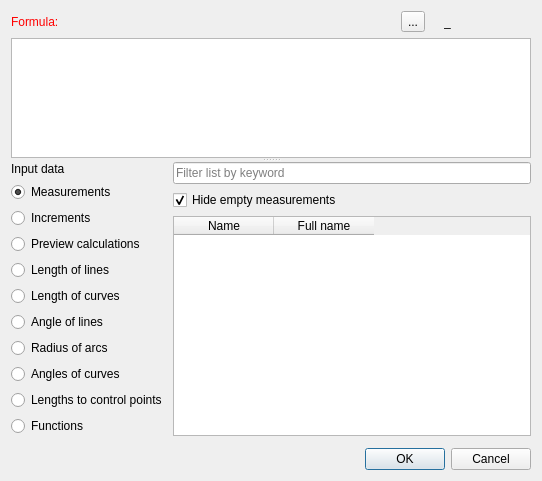
<?xml version="1.0" encoding="UTF-8"?>
<ui version="4.0">
 <class>DialogEditWrongFormula</class>
 <widget class="QDialog" name="DialogEditWrongFormula">
  <property name="windowModality">
   <enum>Qt::WindowModal</enum>
  </property>
  <property name="geometry">
   <rect>
    <x>0</x>
    <y>0</y>
    <width>542</width>
    <height>481</height>
   </rect>
  </property>
  <property name="windowTitle">
   <string>Edit formula</string>
  </property>
  <property name="windowIcon">
   <iconset resource="../../../vmisc/share/resources/icon.qrc">
    <normaloff>:/icon/64x64/icon64x64.png</normaloff>:/icon/64x64/icon64x64.png</iconset>
  </property>
  <property name="modal">
   <bool>true</bool>
  </property>
  <layout class="QVBoxLayout" name="verticalLayout_5">
   <item>
    <layout class="QHBoxLayout" name="horizontalLayout_2">
     <item alignment="Qt::AlignLeft">
      <widget class="QLabel" name="labelEditFormula">
       <property name="sizePolicy">
        <sizepolicy hsizetype="Fixed" vsizetype="Preferred">
         <horstretch>0</horstretch>
         <verstretch>0</verstretch>
        </sizepolicy>
       </property>
       <property name="palette">
        <palette>
         <active>
          <colorrole role="WindowText">
           <brush brushstyle="SolidPattern">
            <color alpha="255">
             <red>255</red>
             <green>0</green>
             <blue>0</blue>
            </color>
           </brush>
          </colorrole>
         </active>
         <inactive>
          <colorrole role="WindowText">
           <brush brushstyle="SolidPattern">
            <color alpha="255">
             <red>255</red>
             <green>0</green>
             <blue>0</blue>
            </color>
           </brush>
          </colorrole>
         </inactive>
         <disabled>
          <colorrole role="WindowText">
           <brush brushstyle="SolidPattern">
            <color alpha="255">
             <red>159</red>
             <green>158</green>
             <blue>158</blue>
            </color>
           </brush>
          </colorrole>
         </disabled>
        </palette>
       </property>
       <property name="text">
        <string>Formula:</string>
       </property>
      </widget>
     </item>
     <item>
      <spacer name="horizontalSpacer">
       <property name="orientation">
        <enum>Qt::Horizontal</enum>
       </property>
       <property name="sizeHint" stdset="0">
        <size>
         <width>40</width>
         <height>20</height>
        </size>
       </property>
      </spacer>
     </item>
     <item alignment="Qt::AlignRight">
      <widget class="QToolButton" name="toolButtonPutHere">
       <property name="toolTip">
        <string>Insert variable into formula</string>
       </property>
       <property name="text">
        <string notr="true">...</string>
       </property>
       <property name="icon">
        <iconset resource="../../../vmisc/share/resources/icon.qrc">
         <normaloff>:/icon/24x24/putHere.png</normaloff>:/icon/24x24/putHere.png</iconset>
       </property>
       <property name="iconSize">
        <size>
         <width>24</width>
         <height>24</height>
        </size>
       </property>
      </widget>
     </item>
     <item alignment="Qt::AlignRight">
      <widget class="QLabel" name="label">
       <property name="text">
        <string/>
       </property>
       <property name="pixmap">
        <pixmap resource="../../../vmisc/share/resources/icon.qrc">:/icon/24x24/equal.png</pixmap>
       </property>
      </widget>
     </item>
     <item alignment="Qt::AlignRight">
      <widget class="QLabel" name="labelResultCalculation">
       <property name="sizePolicy">
        <sizepolicy hsizetype="Fixed" vsizetype="Preferred">
         <horstretch>0</horstretch>
         <verstretch>0</verstretch>
        </sizepolicy>
       </property>
       <property name="minimumSize">
        <size>
         <width>87</width>
         <height>0</height>
        </size>
       </property>
       <property name="toolTip">
        <string>Value</string>
       </property>
       <property name="whatsThis">
        <string notr="true"/>
       </property>
       <property name="text">
        <string notr="true">_</string>
       </property>
      </widget>
     </item>
    </layout>
   </item>
   <item>
    <widget class="QSplitter" name="splitter">
     <property name="orientation">
      <enum>Qt::Vertical</enum>
     </property>
     <widget class="VPlainTextEdit" name="plainTextEditFormula">
      <property name="sizePolicy">
       <sizepolicy hsizetype="Expanding" vsizetype="Preferred">
        <horstretch>0</horstretch>
        <verstretch>0</verstretch>
       </sizepolicy>
      </property>
      <property name="baseSize">
       <size>
        <width>0</width>
        <height>0</height>
       </size>
      </property>
      <property name="toolTip">
       <string>Calculation</string>
      </property>
      <property name="tabChangesFocus">
       <bool>true</bool>
      </property>
     </widget>
     <widget class="QWidget" name="">
      <layout class="QVBoxLayout" name="verticalLayout_4" stretch="3,1">
       <item>
        <layout class="QHBoxLayout" name="horizontalLayout_3">
         <item>
          <layout class="QVBoxLayout" name="verticalLayout_2">
           <item>
            <layout class="QVBoxLayout" name="verticalLayout_3">
             <item>
              <widget class="QLabel" name="label_8">
               <property name="sizePolicy">
                <sizepolicy hsizetype="Preferred" vsizetype="Preferred">
                 <horstretch>0</horstretch>
                 <verstretch>0</verstretch>
                </sizepolicy>
               </property>
               <property name="text">
                <string>Input data</string>
               </property>
              </widget>
             </item>
             <item>
              <widget class="QRadioButton" name="radioButtonStandardTable">
               <property name="sizePolicy">
                <sizepolicy hsizetype="Minimum" vsizetype="Expanding">
                 <horstretch>0</horstretch>
                 <verstretch>0</verstretch>
                </sizepolicy>
               </property>
               <property name="text">
                <string>Measurements</string>
               </property>
               <property name="checked">
                <bool>true</bool>
               </property>
              </widget>
             </item>
             <item>
              <widget class="QRadioButton" name="radioButtonIncrements">
               <property name="sizePolicy">
                <sizepolicy hsizetype="Minimum" vsizetype="Expanding">
                 <horstretch>0</horstretch>
                 <verstretch>0</verstretch>
                </sizepolicy>
               </property>
               <property name="text">
                <string>Increments</string>
               </property>
              </widget>
             </item>
             <item>
              <widget class="QRadioButton" name="radioButtonPC">
               <property name="text">
                <string>Preview calculations</string>
               </property>
              </widget>
             </item>
             <item>
              <widget class="QRadioButton" name="radioButtonLengthLine">
               <property name="enabled">
                <bool>true</bool>
               </property>
               <property name="sizePolicy">
                <sizepolicy hsizetype="Minimum" vsizetype="Expanding">
                 <horstretch>0</horstretch>
                 <verstretch>0</verstretch>
                </sizepolicy>
               </property>
               <property name="text">
                <string>Length of lines</string>
               </property>
              </widget>
             </item>
             <item>
              <widget class="QRadioButton" name="radioButtonLengthSpline">
               <property name="enabled">
                <bool>true</bool>
               </property>
               <property name="sizePolicy">
                <sizepolicy hsizetype="Minimum" vsizetype="Expanding">
                 <horstretch>0</horstretch>
                 <verstretch>0</verstretch>
                </sizepolicy>
               </property>
               <property name="text">
                <string>Length of curves</string>
               </property>
              </widget>
             </item>
             <item>
              <widget class="QRadioButton" name="radioButtonAngleLine">
               <property name="enabled">
                <bool>true</bool>
               </property>
               <property name="sizePolicy">
                <sizepolicy hsizetype="Minimum" vsizetype="Expanding">
                 <horstretch>0</horstretch>
                 <verstretch>0</verstretch>
                </sizepolicy>
               </property>
               <property name="text">
                <string>Angle of lines</string>
               </property>
              </widget>
             </item>
             <item>
              <widget class="QRadioButton" name="radioButtonRadiusesArcs">
               <property name="sizePolicy">
                <sizepolicy hsizetype="Minimum" vsizetype="Expanding">
                 <horstretch>0</horstretch>
                 <verstretch>0</verstretch>
                </sizepolicy>
               </property>
               <property name="text">
                <string>Radius of arcs</string>
               </property>
              </widget>
             </item>
             <item>
              <widget class="QRadioButton" name="radioButtonAnglesCurves">
               <property name="sizePolicy">
                <sizepolicy hsizetype="Minimum" vsizetype="Expanding">
                 <horstretch>0</horstretch>
                 <verstretch>0</verstretch>
                </sizepolicy>
               </property>
               <property name="text">
                <string>Angles of curves</string>
               </property>
              </widget>
             </item>
             <item>
              <widget class="QRadioButton" name="radioButtonCLength">
               <property name="text">
                <string>Lengths to control points</string>
               </property>
              </widget>
             </item>
             <item>
              <widget class="QRadioButton" name="radioButtonFunctions">
               <property name="sizePolicy">
                <sizepolicy hsizetype="Minimum" vsizetype="Expanding">
                 <horstretch>0</horstretch>
                 <verstretch>0</verstretch>
                </sizepolicy>
               </property>
               <property name="text">
                <string>Functions</string>
               </property>
              </widget>
             </item>
            </layout>
           </item>
          </layout>
         </item>
         <item>
          <layout class="QVBoxLayout" name="verticalLayout">
           <item>
            <widget class="QLineEdit" name="filterFormulaInputs">
             <property name="placeholderText">
              <string>Filter list by keyword</string>
             </property>
            </widget>
           </item>
           <item>
            <widget class="QCheckBox" name="checkBoxHideEmpty">
             <property name="text">
              <string>Hide empty measurements</string>
             </property>
             <property name="checked">
              <bool>true</bool>
             </property>
            </widget>
           </item>
           <item>
            <widget class="QTableWidget" name="tableWidget">
             <property name="minimumSize">
              <size>
               <width>0</width>
               <height>0</height>
              </size>
             </property>
             <property name="cursor" stdset="0">
              <cursorShape>PointingHandCursor</cursorShape>
             </property>
             <column>
              <property name="text">
               <string>Name</string>
              </property>
             </column>
             <column>
              <property name="text">
               <string>Full name</string>
              </property>
             </column>
            </widget>
           </item>
          </layout>
         </item>
        </layout>
       </item>
       <item>
        <widget class="VElidedLabel" name="labelDescription">
         <property name="sizePolicy">
          <sizepolicy hsizetype="Expanding" vsizetype="Expanding">
           <horstretch>0</horstretch>
           <verstretch>0</verstretch>
          </sizepolicy>
         </property>
         <property name="frameShape">
          <enum>QFrame::NoFrame</enum>
         </property>
         <property name="frameShadow">
          <enum>QFrame::Raised</enum>
         </property>
        </widget>
       </item>
      </layout>
     </widget>
    </widget>
   </item>
   <item>
    <widget class="QDialogButtonBox" name="buttonBox">
     <property name="orientation">
      <enum>Qt::Horizontal</enum>
     </property>
     <property name="standardButtons">
      <set>QDialogButtonBox::Cancel|QDialogButtonBox::Ok</set>
     </property>
    </widget>
   </item>
  </layout>
 </widget>
 <customwidgets>
  <customwidget>
   <class>VPlainTextEdit</class>
   <extends>QPlainTextEdit</extends>
   <header location="global">vplaintextedit.h</header>
  </customwidget>
  <customwidget>
   <class>VElidedLabel</class>
   <extends>QFrame</extends>
   <header location="global">velidedlabel.h</header>
   <container>1</container>
  </customwidget>
 </customwidgets>
 <tabstops>
  <tabstop>toolButtonPutHere</tabstop>
  <tabstop>radioButtonStandardTable</tabstop>
  <tabstop>radioButtonIncrements</tabstop>
  <tabstop>radioButtonLengthLine</tabstop>
  <tabstop>radioButtonLengthSpline</tabstop>
  <tabstop>radioButtonAngleLine</tabstop>
  <tabstop>checkBoxHideEmpty</tabstop>
  <tabstop>buttonBox</tabstop>
 </tabstops>
 <resources>
  <include location="../../../vmisc/share/resources/icon.qrc"/>
 </resources>
 <connections>
  <connection>
   <sender>buttonBox</sender>
   <signal>accepted()</signal>
   <receiver>DialogEditWrongFormula</receiver>
   <slot>accept()</slot>
   <hints>
    <hint type="sourcelabel">
     <x>248</x>
     <y>254</y>
    </hint>
    <hint type="destinationlabel">
     <x>157</x>
     <y>274</y>
    </hint>
   </hints>
  </connection>
  <connection>
   <sender>buttonBox</sender>
   <signal>rejected()</signal>
   <receiver>DialogEditWrongFormula</receiver>
   <slot>reject()</slot>
   <hints>
    <hint type="sourcelabel">
     <x>316</x>
     <y>260</y>
    </hint>
    <hint type="destinationlabel">
     <x>286</x>
     <y>274</y>
    </hint>
   </hints>
  </connection>
 </connections>
</ui>
